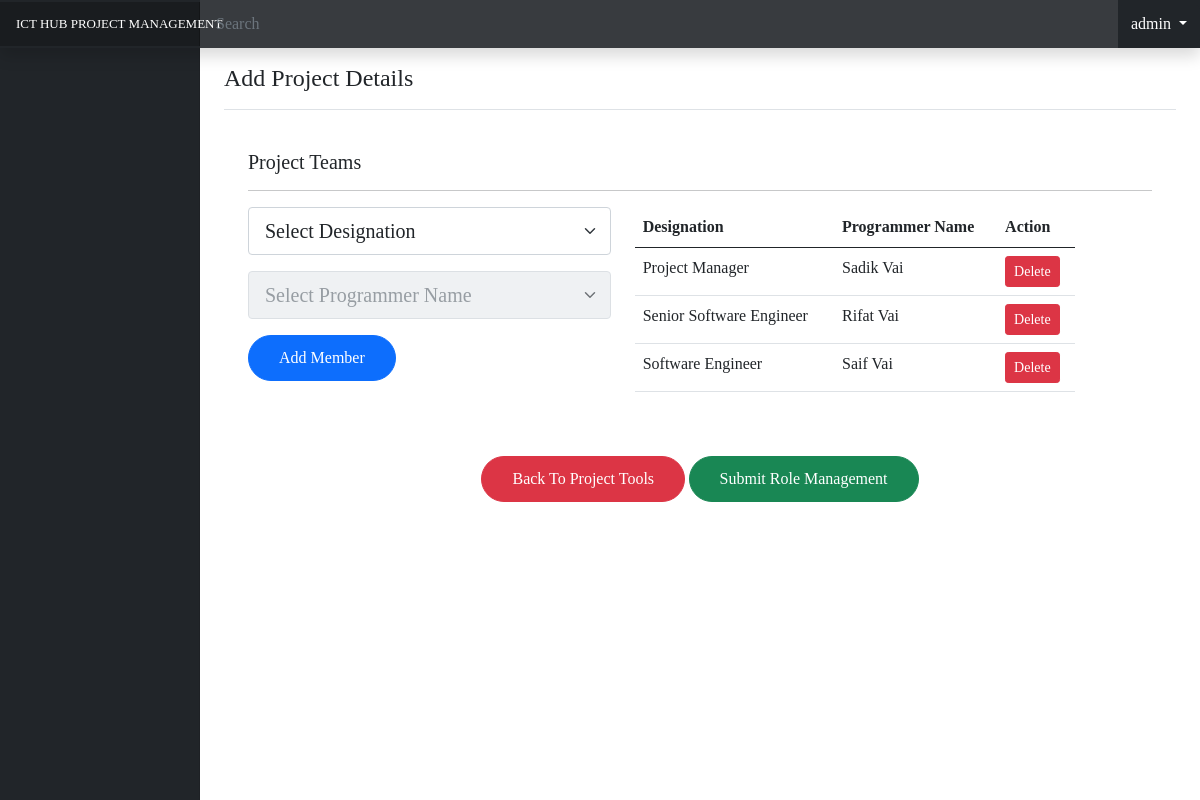
/add_project/role/management/20 (signed in), run on the app's committed database.
### project_details/models.py (models this page shows, shortened)
class ProjectTeamMember(models.Model):
    profile_name = models.ForeignKey(User, on_delete=models.CASCADE)
    project_name = models.ForeignKey(ProjectDetail, on_delete=models.CASCADE)
    designation = models.CharField(max_length=100)
    member_name = models.CharField(max_length=100)
    created_on = models.DateTimeField(auto_now=False, auto_now_add=True)

### project_details/views.py (the view, shortened to what this page needs)
# urls.py: path('role/management/<int:pid>', views.project_role, name='role-management'),
def project_role(request, pid):
    if request.user.is_authenticated:
        user = get_object_or_404(User, id=request.user.id)
        if user.groups.filter(name__in=['admin', 'staff']).exists():
            user = get_object_or_404(User, id=request.user.id)
            project = ProjectDetail.objects.get(id=pid)
            get_designation = Development_Member.objects.all()
            get_teams = ProjectTeamMember.objects.filter(project_name=project)
            context = {
                'designation': get_designation,
                'get_teams': get_teams,
                'add_project': project,
                'username': user,
            }
            return render(request, 'add_project/role_management.html', context)
        else:
            raise Http404
    else:
        messages.add_message(request, messages.WARNING, 'Need to be login!')
        return redirect('/')

### templates/add_project/role_management.html (shortened to what this page needs)
{% extends 'add_project/base.html' %}
{% load static %}
{% block content %}
     <main class="col-md-9 ms-sm-auto col-lg-10 px-md-4">
                <div
                    class="d-flex justify-content-between flex-wrap flex-md-nowrap align-items-center pt-3 pb-2 mb-3 border-bottom">
                    <h4>Add Project Details</h4>
                </div>
                <div class="container py-4">
                    <div class="row justify-content-md-left">
                        <div class="col-md-12">
                            <h5>Project Teams</h5>
                            <hr>
                            <div class="row">
                                <div class="col-md-5">
                                    <form action="" method="POST">
                                        <div class="mb-3">
                                            <select class="form-select form-select-lg mb-3" name="designation" id="designation">
                                                <option selected="" disabled>Select Designation</option>
                                            </select>
                                            <select class="form-select form-select-lg mb-3" name="programmer_name" id="programmer_name">
                                                <option selected="" disabled>Select Programmer Name</option>
                                            </select>
                                            <button type="submit" class="btn btn-primary ml-2 btn-style">Add Member</button>
                                        </div>
                                    </form>
                                </div>
                                <div class="col-md-6" style="font-size: 16px;">
                                    <table class="table table-hover">
                                        <thead>
                                            <tr>
                                                <th scope="col">Designation</th>
                                                <th scope="col">Programmer Name</th>
                                                <th scope="col">Action</th>
                                            </tr>
                                        </thead>
                                        <tbody>
                                            {% for t in get_teams %}
                                            <tr>
                                                <td>{{ t.designation }}</td>
                                                <td>{{ t.member_name }}</td>
                                                <td><a href="{% url 'delete_project_team' pid=t.id %}" class="btn btn-danger btn-sm">Delete</a></td>
                                            </tr>
                                            {% endfor %}
                                        </tbody>
                                    </table>
                                </div>
                            </div>
                                <div class="text-center mt-5">
                                    <a href="{% url 'add-development-tools' pid=add_project.id %}" class="btn btn-danger btn-style">Back To Project Tools</a>
                                    <a href="{% url 'add_project-get-payment' pid=add_project.id %}" type="submit"
                                       class="btn btn-success ml-2 btn-style">Submit Role Management</a>
                                </div>
                        </div>
                    </div>
                </div>
            </main>
{% endblock content %}

### templates/add_project/base.html (shortened to what this page needs)
{% load static %}
<!DOCTYPE html>
<html lang="en">
<head>
    <link rel="stylesheet" href="{% static 'css/bootstrap.css' %}">
    <link rel="stylesheet" href="{% static 'css/style.css' %}">
    <link rel="stylesheet" href="{% static 'css/dashboard.css' %}">
    <link rel="stylesheet" href="{% static 'css/progressbar.css' %}">
</head>
<body>
    <header
        class="navbar navbar-dark sticky-top bg-dark flex-md-nowrap p-0 shadow">
        <a style="font-size:13px!important;" class="navbar-brand col-md-3 col-lg-2 me-0 px-3" href="{% url 'admin-index' %}">ICT HUB PROJECT
            MANAGEMENT</a>
        <input class="form-control form-control-dark w-100" type="text" placeholder="Search" aria-label="Search" />
        <div class="dropdown">
          <button class="btn btn-dark dropdown-toggle" type="button" id="dropdownMenuButton" data-bs-toggle="dropdown" aria-expanded="false">
              {{ username }}
          </button>
        </div>
    </header>
    <div class="container-fluid">
        <div class="row">
            <nav id="sidebarMenu" style="background:#212529!important;"
                class="col-md-3 col-lg-2 d-md-block sidebar collapse ">
                <div class="pt-3">
                </div>
            </nav>
    {% block content %}
    {% endblock content %}
        </div>
    </div>
</body>
</html>

### staticfiles/css/style.css (style rules this page uses)
* { margin: 0; padding: 0; font-family: 'Imbue', serif; }
input.form-control { border-radius: 17px; padding: 8px 24px; }
.btn-style { padding: 10px 30px; border-radius: 50px; }

### staticfiles/css/dashboard.css (style rules this page uses)
body { font-size: .875rem; }
.sidebar { position: fixed; top: 0; bottom: 0; left: 0; z-index: 100; padding: 48px 0 0; box-shadow: inset -1px 0 0 rgba(0, 0, 0, .1); }
.navbar-brand { padding-top: .75rem; padding-bottom: .75rem; font-size: 1rem; background-color: rgba(0, 0, 0, .25); box-shadow: inset -1px 0 0 rgba(0, 0, 0, .25); }
.navbar .form-control { padding: .75rem 1rem; border-width: 0; border-radius: 0; }
.form-control-dark { color: #fff; background-color: rgba(255, 255, 255, .1); border-color: rgba(255, 255, 255, .1); }

### data on the page
ProjectTeamMember: designation "Project Manager", member_name "Sadik Vai"
ProjectTeamMember: designation "Senior Software Engineer", member_name "Rifat Vai"
ProjectTeamMember: designation "Software Engineer", member_name "Saif Vai"

### other printed values
{{ username }} "admin"
